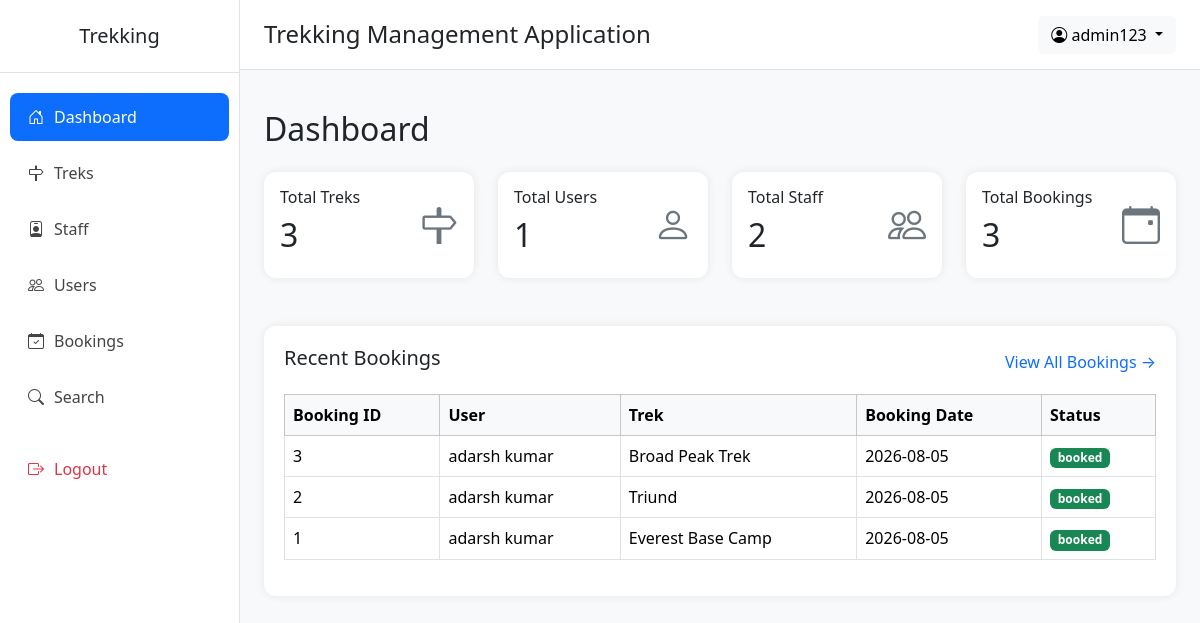
The app's page /admin/dashboard (signed in), older data.
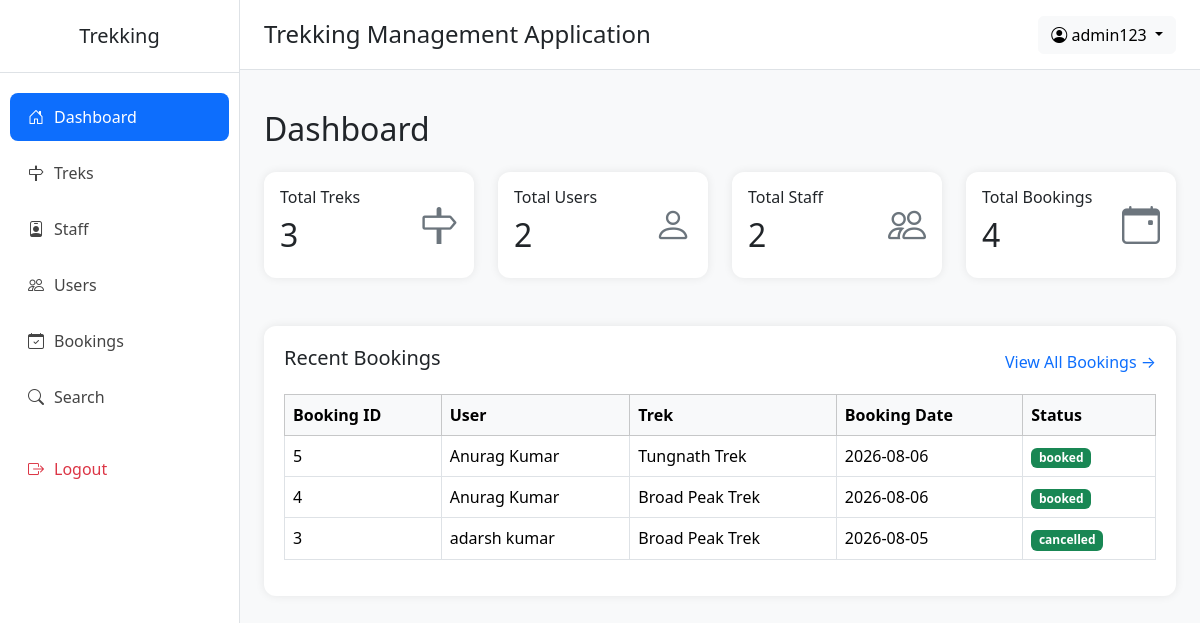
The same page, newer data.
### application/models.py (models this page shows)
class Booking(db.Model):
    __tablename__ = "bookings"
    id = db.Column(db.Integer(), primary_key=True)
    user_id = db.Column(db.Integer(), db.ForeignKey("users.id"), nullable=False)
    trek_id = db.Column(db.Integer(), db.ForeignKey("treks.id"), nullable=False)
    booking_date = db.Column(db.DateTime(), default=db.func.now())
    status = db.Column(db.String(20), nullable=False, default="booked")
    payment_status = db.Column(db.String(20), nullable=False, default="Pending")
    cancelled_at = db.Column(db.DateTime, nullable=True)

class User(db.Model):
    __tablename__="users"
    id=db.Column(db.Integer(),primary_key=True,autoincrement=True)
    name=db.Column(db.String(),nullable=False)
    email=db.Column(db.String(),nullable=False,unique=True)
    phone=db.Column(db.String(),nullable=True)
    password=db.Column(db.String(),nullable=False)
    contact=db.Column(db.String(),nullable=True)
    role=db.Column(db.String(),default="user")       # admin | user | staff
    status=db.Column(db.String(),default="active")   # active | blacklisted | pending | rejected
    created_at=db.Column(db.DateTime(),server_default=db.func.now())
    updated_at=db.Column(db.DateTime(),server_default=db.func.now(),onupdate=db.func.now())
    staff_profile = db.relationship(
        "Staff",
        backref="user",
        uselist=False,
        foreign_keys="Staff.userid"
    )
    bookings = db.relationship(
        "Booking",
        backref="user",
        cascade="all, delete-orphan"
    )

class Trek(db.Model):
    __tablename__="treks"
    id = db.Column(db.Integer(),primary_key=True)
    name = db.Column(db.String(),nullable=False)
    location = db.Column(db.String(),nullable=False)
    price=db.Column(db.Integer(),nullable=False)
    difficulty = db.Column(db.String(),nullable=False) # Easy | Medium | Hard
    duration_days = db.Column(db.Integer(),nullable=False)
    total_slots = db.Column(db.Integer(),nullable=False)
    avl_slots = db.Column(db.Integer(),nullable=False)
    assigned_staff_id = db.Column(db.Integer(),db.ForeignKey("staff.id"),nullable=True)
    status = db.Column(db.String(),default="open") #  open | closed | started | completed
    start_date = db.Column(db.DateTime(),nullable=False)
    end_date = db.Column(db.DateTime(),nullable=False)
    desc = db.Column(db.String(),nullable=True)
    created_by = db.Column(db.Integer(),db.ForeignKey("users.id"),nullable=False)
    created_at = db.Column(db.DateTime(),server_default=db.func.now())
    updated_at = db.Column(db.DateTime(),server_default=db.func.now(),onupdate=db.func.now())
    bookings = db.relationship(
        "Booking",
        backref="trek",
        cascade="all, delete-orphan"
    )

### application/admin_routes.py (the view)
@app.route("/admin/dashboard")
def admin():
    if("admin_id" not in session):
        return redirect("/login")
    this_admin=User.query.filter_by(id=session["admin_id"]).first()
    total_treks=Trek.query.all().__len__()
    total_staff=Staff.query.all().__len__()
    total_user=User.query.all().__len__()-total_staff-1
    all_bookings=Booking.query.all()
    recent_booking=Booking.query.order_by(Booking.booking_date.desc()).limit(3).all()
    total_bookings=all_bookings.__len__()
    return render_template("admin/dashboard.html",this_admin=this_admin,total_user=total_user,total_bookings=total_bookings,total_staff=total_staff,total_treks=total_treks,all_bookings=all_bookings,recent_booking=recent_booking)

### templates/admin/dashboard.html (shortened to what this page needs)
{% extends "admin/base.html" %}
{% block content %}
<h2 class="mb-4">
                Dashboard
            </h2>
            <div class="row g-4">
                <div class="col-md-3">
                    <div class="card dashboard-card">
                        <div class="card-body d-flex justify-content-between align-items-center">
                            <div>
                                <h6>Total Treks</h6>
                                <h2>{{total_treks}}</h2>
                            </div>
                            <i class="bi bi-signpost card-icon"></i>
                        </div>
                    </div>
                </div>
                <div class="col-md-3">
                    <div class="card dashboard-card">
                        <div class="card-body d-flex justify-content-between align-items-center">
                            <div>
                                <h6>Total Users</h6>
                                <h2>{{total_user}}</h2>
                            </div>
                            <i class="bi bi-person card-icon"></i>
                        </div>
                    </div>
                </div>
                <div class="col-md-3">
                    <div class="card dashboard-card">
                        <div class="card-body d-flex justify-content-between align-items-center">
                            <div>
                                <h6>Total Staff</h6>
                                <h2>{{total_staff}}</h2>
                            </div>
                            <i class="bi bi-people card-icon"></i>
                        </div>
                    </div>
                </div>
                <div class="col-md-3">
                    <div class="card dashboard-card">
                        <div class="card-body d-flex justify-content-between align-items-center">
                            <div>
                                <h6>Total Bookings</h6>
                                <h2>{{total_bookings}}</h2>
                            </div>
                            <i class="bi bi-calendar-event card-icon"></i>
                        </div>
                    </div>
                </div>
            </div>
            <div class="table-container mt-5">
                <div class="d-flex justify-content-between align-items-center mb-3">
                    <h5>Recent Bookings</h5>
                    <a href="/admin/all/booking" class="text-decoration-none">
                        View All Bookings →
                    </a>
                </div>
                <table class="table table-bordered table-hover align-middle">
                    <thead class="table-light">
                    <tr>
                        <th>Booking ID</th>
                        <th>User</th>
                        <th>Trek</th>
                        <th>Booking Date</th>
                        <th>Status</th>
                    </tr>
                    </thead>
                    <tbody>
                    {% for b in recent_booking %}
                    <tr>
                        <td>{{b.id}}</td>
                        <td>{{b.user.name}}</td>
                        <td>{{b.trek.name}}</td>
                        <td>{{b.booking_date.date()}}</td>
                        <td><span class="badge bg-success">{{b.status}}</span></td>
                    </tr>
                    {% endfor %}
                    </tbody>
                </table>
            </div>
{% endblock %}

Row changes from the older to the newer data that the page shows:
removed Booking: id "2", user.name "adarsh kumar", trek.name "Triund", booking_date "2026-08-05", status "booked"
no longer on this page (row unchanged): Booking: id "1", user.name "adarsh kumar", trek.name "Everest Base Camp", booking_date "2026-08-05", status "booked"
added Booking: id "5", user.name "Anurag Kumar", trek.name "Tungnath Trek", booking_date "2026-08-06", status "booked"
added Booking: id "4", user.name "Anurag Kumar", trek.name "Broad Peak Trek", booking_date "2026-08-06", status "booked"
changed Booking "adarsh kumar": status "booked" → "cancelled"
Text that changed along with them:
{{ total_user }}: "1" → "2"
{{ total_bookings }}: "3" → "4"
